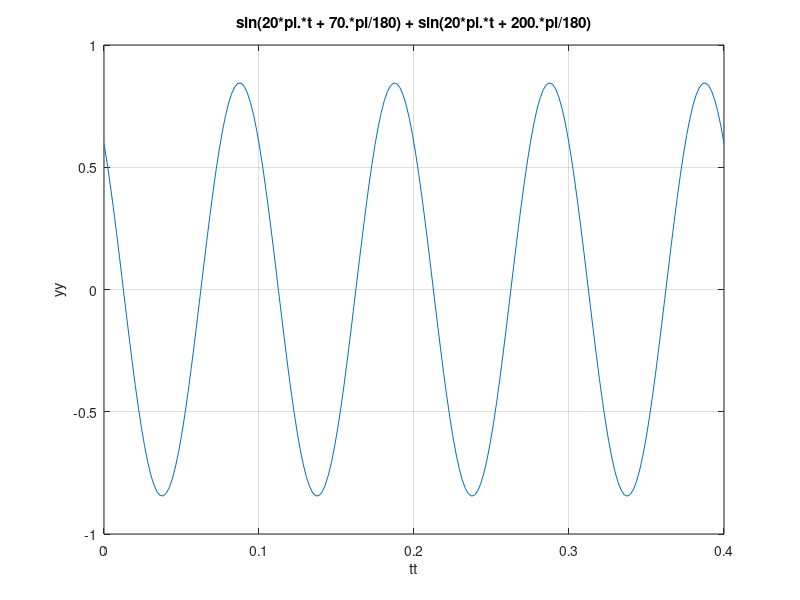

Write the MATLAB code that produced this figure.
%alinea c)
t = linspace(0,0.4,200);
pt = sin(20*pi.*t + 70.*pi/180) + sin(20*pi.*t + 200.*pi/180);

%f = ?   T = 1/f   A = valor máximo
f = 10 %a frequencia de um sinal que resulta da soma de dois sinais com
%a mesma frequencia e igual a esta frequencia 
A = 0.8452
T = 1/10

plot(t, pt) 
title('sin(20*pi.*t + 70.*pi/180) + sin(20*pi.*t + 200.*pi/180)')
xlabel('tt')
ylabel('yy')
grid on